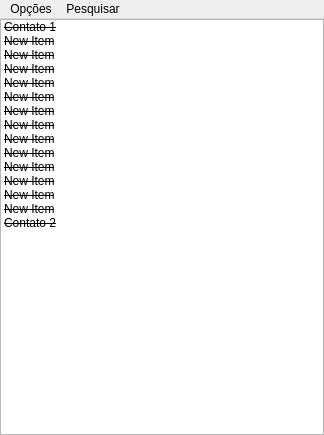
<?xml version="1.0" encoding="UTF-8"?>
<ui version="4.0">
 <class>WindowContatos</class>
 <widget class="QMainWindow" name="WindowContatos">
  <property name="geometry">
   <rect>
    <x>0</x>
    <y>0</y>
    <width>324</width>
    <height>435</height>
   </rect>
  </property>
  <property name="windowTitle">
   <string>Contatos</string>
  </property>
  <widget class="QWidget" name="centralwidget">
   <layout class="QGridLayout" name="gridLayout">
    <property name="leftMargin">
     <number>0</number>
    </property>
    <property name="topMargin">
     <number>0</number>
    </property>
    <property name="rightMargin">
     <number>0</number>
    </property>
    <property name="bottomMargin">
     <number>0</number>
    </property>
    <item row="0" column="0">
     <widget class="QListWidget" name="listContatos">
      <property name="sizePolicy">
       <sizepolicy hsizetype="Expanding" vsizetype="Expanding">
        <horstretch>1</horstretch>
        <verstretch>1</verstretch>
       </sizepolicy>
      </property>
      <property name="contextMenuPolicy">
       <enum>Qt::CustomContextMenu</enum>
      </property>
      <property name="verticalScrollBarPolicy">
       <enum>Qt::ScrollBarAsNeeded</enum>
      </property>
      <property name="autoScroll">
       <bool>false</bool>
      </property>
      <property name="showDropIndicator" stdset="0">
       <bool>false</bool>
      </property>
      <property name="selectionBehavior">
       <enum>QAbstractItemView::SelectRows</enum>
      </property>
      <property name="verticalScrollMode">
       <enum>QAbstractItemView::ScrollPerPixel</enum>
      </property>
      <property name="resizeMode">
       <enum>QListView::Adjust</enum>
      </property>
      <property name="viewMode">
       <enum>QListView::ListMode</enum>
      </property>
      <property name="uniformItemSizes">
       <bool>true</bool>
      </property>
      <item>
       <property name="text">
        <string>Contato 1</string>
       </property>
       <property name="font">
        <font>
         <strikeout>true</strikeout>
        </font>
       </property>
      </item>
      <item>
       <property name="text">
        <string>New Item</string>
       </property>
       <property name="font">
        <font>
         <strikeout>true</strikeout>
        </font>
       </property>
      </item>
      <item>
       <property name="text">
        <string>New Item</string>
       </property>
       <property name="font">
        <font>
         <strikeout>true</strikeout>
        </font>
       </property>
      </item>
      <item>
       <property name="text">
        <string>New Item</string>
       </property>
       <property name="font">
        <font>
         <strikeout>true</strikeout>
        </font>
       </property>
      </item>
      <item>
       <property name="text">
        <string>New Item</string>
       </property>
       <property name="font">
        <font>
         <strikeout>true</strikeout>
        </font>
       </property>
      </item>
      <item>
       <property name="text">
        <string>New Item</string>
       </property>
       <property name="font">
        <font>
         <strikeout>true</strikeout>
        </font>
       </property>
      </item>
      <item>
       <property name="text">
        <string>New Item</string>
       </property>
       <property name="font">
        <font>
         <strikeout>true</strikeout>
        </font>
       </property>
      </item>
      <item>
       <property name="text">
        <string>New Item</string>
       </property>
       <property name="font">
        <font>
         <strikeout>true</strikeout>
        </font>
       </property>
      </item>
      <item>
       <property name="text">
        <string>New Item</string>
       </property>
       <property name="font">
        <font>
         <strikeout>true</strikeout>
        </font>
       </property>
      </item>
      <item>
       <property name="text">
        <string>New Item</string>
       </property>
       <property name="font">
        <font>
         <strikeout>true</strikeout>
        </font>
       </property>
      </item>
      <item>
       <property name="text">
        <string>New Item</string>
       </property>
       <property name="font">
        <font>
         <strikeout>true</strikeout>
        </font>
       </property>
      </item>
      <item>
       <property name="text">
        <string>New Item</string>
       </property>
       <property name="font">
        <font>
         <strikeout>true</strikeout>
        </font>
       </property>
      </item>
      <item>
       <property name="text">
        <string>New Item</string>
       </property>
       <property name="font">
        <font>
         <strikeout>true</strikeout>
        </font>
       </property>
      </item>
      <item>
       <property name="text">
        <string>New Item</string>
       </property>
       <property name="font">
        <font>
         <strikeout>true</strikeout>
        </font>
       </property>
      </item>
      <item>
       <property name="text">
        <string>Contato 2</string>
       </property>
       <property name="font">
        <font>
         <strikeout>true</strikeout>
        </font>
       </property>
      </item>
     </widget>
    </item>
   </layout>
  </widget>
  <widget class="QMenuBar" name="menubar">
   <property name="geometry">
    <rect>
     <x>0</x>
     <y>0</y>
     <width>324</width>
     <height>21</height>
    </rect>
   </property>
   <widget class="QMenu" name="menuOp_es">
    <property name="title">
     <string>Opções</string>
    </property>
    <addaction name="actionNovoContato"/>
   </widget>
   <widget class="QMenu" name="menuPesquisar">
    <property name="title">
     <string>Pesquisar</string>
    </property>
   </widget>
   <addaction name="menuOp_es"/>
   <addaction name="menuPesquisar"/>
  </widget>
  <action name="actionNovoContato">
   <property name="text">
    <string>NovoContato</string>
   </property>
   <property name="toolTip">
    <string>NovoContato</string>
   </property>
  </action>
  <action name="actionPesquisar">
   <property name="text">
    <string>Pesquisar</string>
   </property>
  </action>
 </widget>
 <resources/>
 <connections/>
</ui>
